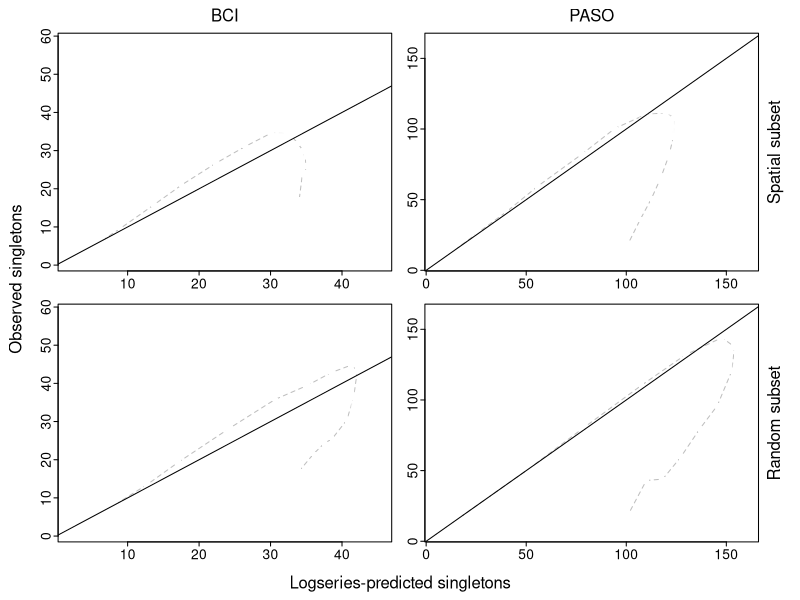
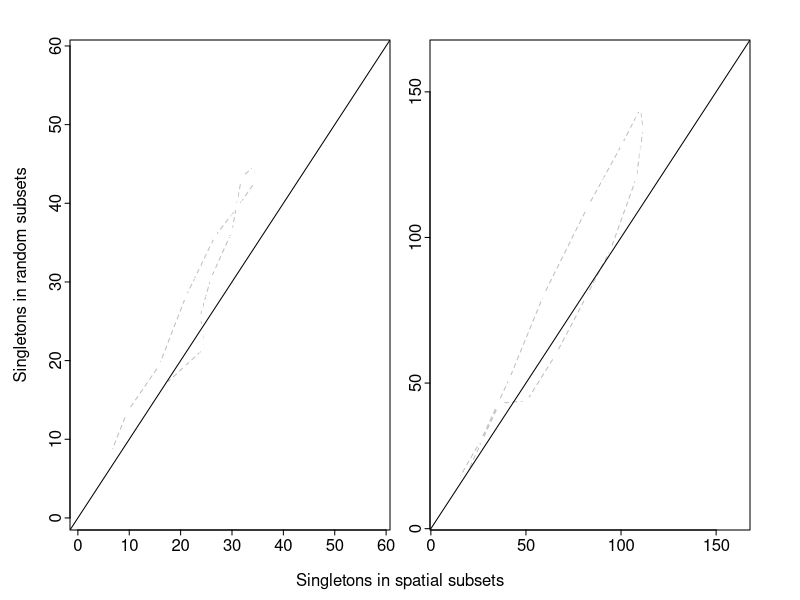

Write the R code that produced these figures, in order.
singPlot <- function(summ, x, y, ...) {
    plot(summ[[x]], summ[[y]], pch = 16,
         col = col, panel.first = {
             lines(summ[[x]], summ[[y]], lty = 2, col = 'gray')
             segments(x0 = summ[[x]], 
                      y0 = summ[[paste(y, 'ci1', sep = '.')]], y1 = summ[[paste(y, 'ci2', sep = '.')]], 
                      col = col)
             segments(x0 = summ[[paste(x, 'ci1', sep = '.')]], x1 = summ[[paste(x, 'ci2', sep = '.')]], 
                      y0 = summ[[y]], 
                      col = col)
         }, 
         xlim = range(summ[, grepl(gsub('perm.', '', x), names(summ))]), 
         ylim = range(summ[, grepl(gsub('perm.', '', y), names(summ))]), 
         ...)
    abline(0, 1)
}

singScaleSumm <- read.csv('scaling_fisherSingletons.csv', as.is = TRUE)

par(mfcol = c(2, 2), mar = c(0, 1, 1, 0) + 0.5, oma = c(3, 2, 0.5, 2), mgp = c(2, 0.25, 0), tcl = -0.25)
singPlot(singScaleSumm[singScaleSumm$site == 'BCI', ], 'n1fish', 'n1obs')
mtext('BCI', side = 3, line = 0.5)
singPlot(singScaleSumm[singScaleSumm$site == 'BCI', ], 'perm.n1fish', 'perm.n1obs', yaxt = 's')

singPlot(singScaleSumm[singScaleSumm$site == 'PASO', ], 'n1fish', 'n1obs')
mtext('PASO', side = 3, line = 0.5)
mtext('Spatial subset', side = 4, outer = FALSE, line = 0.5)
singPlot(singScaleSumm[singScaleSumm$site == 'PASO', ], 'perm.n1fish', 'perm.n1obs', yaxt = 's')
mtext('Random subset', side = 4, outer = FALSE, line = 0.5)

mtext('Logseries-predicted singletons', side = 1, outer = TRUE, line = 1.5)
mtext('Observed singletons', side = 2, outer = TRUE, line = 0.5)





par(mfrow = c(1, 2), mar = c(0, 1, 1, 0) + 0.5, oma = c(3, 2, 0.5, 2), mgp = c(2, 0.25, 0), tcl = -0.25)

singPlot(singScaleSumm[singScaleSumm$site == 'BCI', ], 'n1obs', 'perm.n1obs')
singPlot(singScaleSumm[singScaleSumm$site == 'PASO', ], 'n1obs', 'perm.n1obs')

mtext('Singletons in spatial subsets', side = 1, outer = TRUE, line = 1.5)
mtext('Singletons in random subsets', side = 2, outer = TRUE, line = 0.5)
